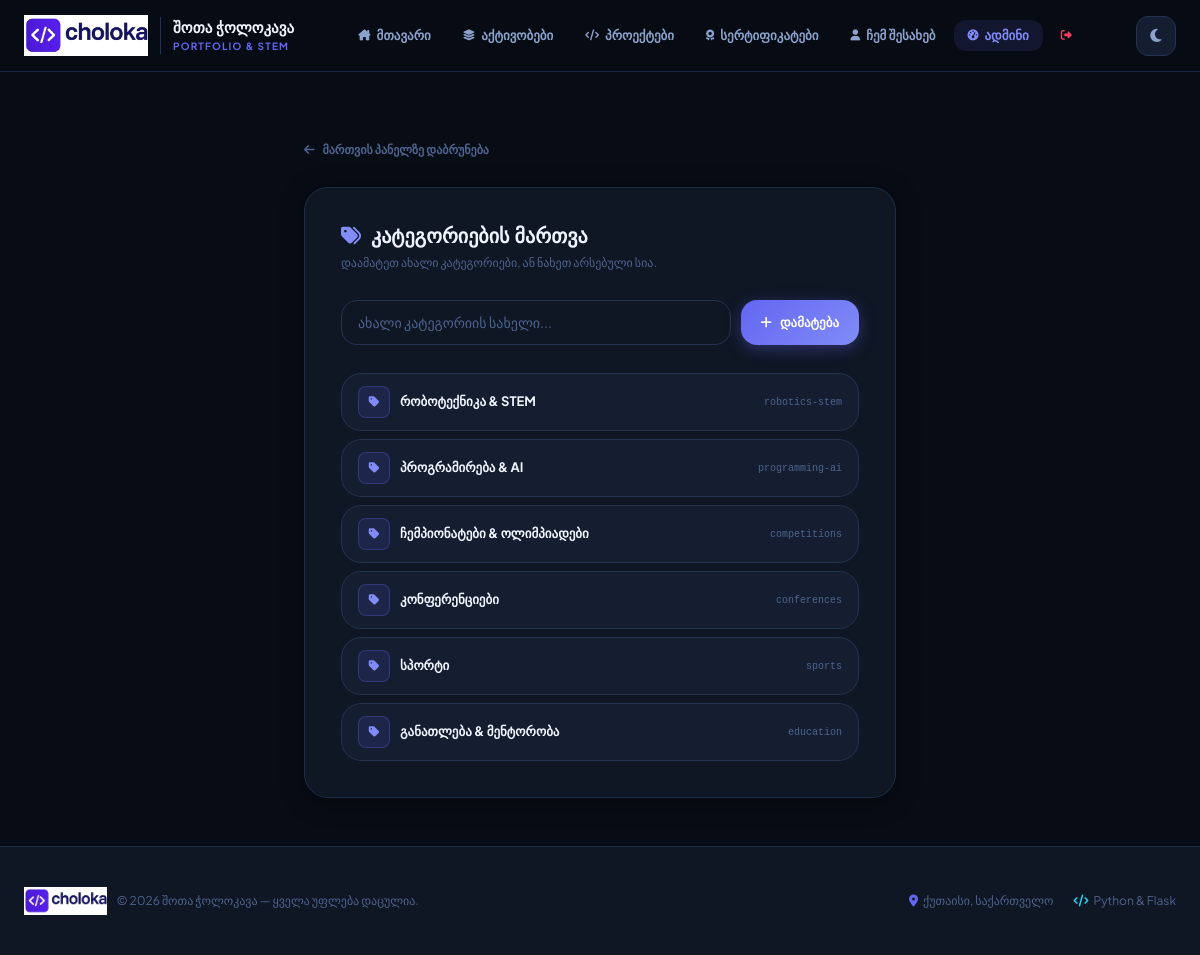
Screenshot of /admin/categories (signed in) with the database file from the repository.
### models.py (models this page shows)
class Category(db.Model):
    __tablename__ = 'categories'
    id = db.Column(db.Integer, primary_key=True)
    name = db.Column(db.String(100), unique=True, nullable=False)
    slug = db.Column(db.String(100), unique=True, nullable=False)
    icon = db.Column(db.String(50), default='folder')

### app.py (the view, shortened to what this page needs)
@app.route('/admin/categories', methods=['GET', 'POST'])
@login_required
def admin_categories():
    categories = Category.query.all()
    return render_template('admin/categories.html', categories=categories)

### app.py (called while the page is built)
def login_required(f):
    @wraps(f)
    def decorated_function(*args, **kwargs):
        if not session.get('admin_logged_in'):
            flash('გთხოვთ გაიაროთ ავტორიზაცია.', 'error')
            return redirect(url_for('admin_login'))
        return f(*args, **kwargs)
    return decorated_function

### templates/admin/categories.html (shortened to what this page needs)
{% extends 'base.html' %}
{% block content %}
<div class="admin-page">
<div class="container" style="max-width:640px;">
    <a href="{{ url_for('admin_dashboard') }}" style="display:inline-flex;align-items:center;gap:8px;font-size:12px;font-weight:700;color:var(--text-muted);text-decoration:none;margin-bottom:28px;transition:color 0.2s;"
       onmouseover="this.style.color='var(--accent-hover)'" onmouseout="this.style.color='var(--text-muted)'">
        <i class="fa-solid fa-arrow-left"></i> მართვის პანელზე დაბრუნება
    </a>
    <div class="surface" style="padding:36px;">
        <h1 style="font-size:20px;font-weight:800;color:var(--text-primary);margin-bottom:6px;display:flex;align-items:center;gap:10px;">
            <i class="fa-solid fa-tags" style="color:var(--accent-hover);"></i> კატეგორიების მართვა
        </h1>
        <p style="font-size:12px;color:var(--text-muted);margin-bottom:28px;">დაამატეთ ახალი კატეგორიები, ან ნახეთ არსებული სია.</p>
        <form action="{{ url_for('admin_categories') }}" method="POST" style="display:flex;gap:10px;margin-bottom:28px;">
            <input type="text" name="name" required placeholder="ახალი კატეგორიის სახელი..." class="form-input">
            <button type="submit" class="btn btn-primary" style="white-space:nowrap;">
                <i class="fa-solid fa-plus"></i> დამატება
            </button>
        </form>
        <div style="display:flex;flex-direction:column;gap:8px;">
            {% for cat in categories %}
            <div class="elevated" style="padding:12px 16px;display:flex;align-items:center;justify-content:space-between;">
                <div style="display:flex;align-items:center;gap:10px;">
                    <div style="width:32px;height:32px;border-radius:8px;background:var(--accent-soft);border:1px solid var(--accent-border);display:flex;align-items:center;justify-content:center;color:var(--accent-hover);font-size:12px;">
                        <i class="fa-solid fa-tag"></i>
                    </div>
                    <span style="font-size:13px;font-weight:700;color:var(--text-primary);">{{ cat.name }}</span>
                </div>
                <span style="font-size:10px;color:var(--text-muted);font-family:monospace;">{{ cat.slug }}</span>
            </div>
            {% endfor %}
        </div>
    </div>
</div>
</div>
{% endblock %}

### templates/base.html (shortened to what this page needs)
<!DOCTYPE html>
<html lang="ka" id="html-root">
<head>
    <script src="https://cdn.tailwindcss.com"></script>
    <link rel="stylesheet" href="https://cdnjs.cloudflare.com/ajax/libs/font-awesome/6.5.1/css/all.min.css">
    <link rel="stylesheet" href="{{ url_for('static', filename='css/custom.css') }}">
</head>
<body>
<header class="navbar">
    <div class="navbar-inner">
        <a href="{{ url_for('index') }}" class="navbar-brand">
            <img src="{{ url_for('static', filename='images/logo.png') }}" alt="choloka logo">
            <div class="navbar-brand-text">
                <span class="navbar-brand-name">შოთა ჭოლოკავა</span>
                <span class="navbar-brand-sub">Portfolio &amp; STEM</span>
            </div>
        </a>
        <nav class="navbar-nav">
            <a href="{{ url_for('index') }}" class="nav-link"><i class="fa-solid fa-house-chimney"></i> მთავარი</a>
            <a href="{{ url_for('index') }}#activities" class="nav-link"><i class="fa-solid fa-layer-group"></i> აქტივობები</a>
            <a href="{{ url_for('projects') }}" class="nav-link"><i class="fa-solid fa-code"></i> პროექტები</a>
            <a href="{{ url_for('certificates') }}" class="nav-link"><i class="fa-solid fa-award"></i> სერტიფიკატები</a>
            <a href="{{ url_for('index') }}#about" class="nav-link"><i class="fa-solid fa-user"></i> ჩემ შესახებ</a>
            {% if session.get('admin_logged_in') %}
            <a href="{{ url_for('admin_dashboard') }}" class="nav-link" style="color:var(--accent-hover);background:var(--accent-soft);">
                <i class="fa-solid fa-gauge-high"></i> ადმინი
            </a>
            <a href="{{ url_for('admin_logout') }}" class="nav-link" style="color:var(--rose);">
                <i class="fa-solid fa-right-from-bracket"></i>
            </a>
            {% endif %}
        </nav>
        <div class="navbar-actions">
            <button class="theme-toggle" id="themeToggleBtn" aria-label="Toggle theme">
                <i class="fa-solid fa-moon" id="icon-moon"></i>
            </button>
        </div>
    </div>
</header>
<main>
    {% block content %}{% endblock %}
</main>
<footer>
    <div class="footer-inner">
        <div class="footer-brand">
            <img src="{{ url_for('static', filename='images/logo.png') }}" alt="logo">
            <span class="footer-copy">&copy; 2026 შოთა ჭოლოკავა — ყველა უფლება დაცულია.</span>
        </div>
        <div style="display:flex;gap:20px;font-size:12px;color:var(--text-muted);">
            <span><i class="fa-solid fa-location-dot" style="color:var(--accent);margin-right:5px;"></i>ქუთაისი, საქართველო</span>
            <span><i class="fa-solid fa-code" style="color:var(--cyan);margin-right:5px;"></i>Python &amp; Flask</span>
        </div>
    </div>
</footer>
</body>
</html>

### rows the page displays
Category: name "რობოტექნიკა & STEM", slug "robotics-stem"
Category: name "პროგრამირება & AI", slug "programming-ai"
Category: name "ჩემპიონატები & ოლიმპიადები", slug "competitions"
Category: name "კონფერენციები", slug "conferences"
Category: name "სპორტი", slug "sports"
Category: name "განათლება & მენტორობა", slug "education"
